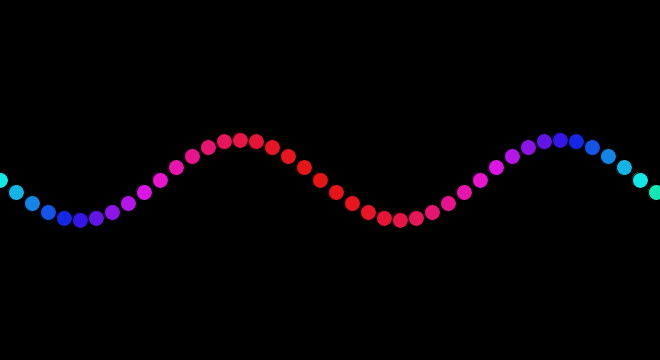
Frame 1 (no input)
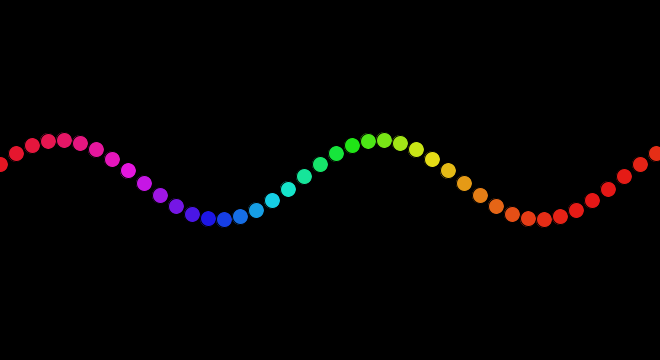
Frame 60 (the mouse pressed at the canvas centre just before this capture)
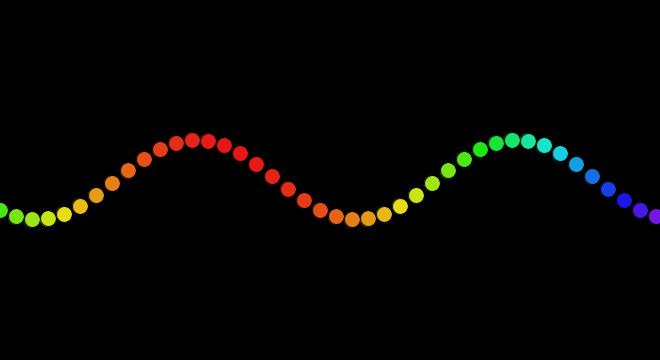
Frame 120 (the mouse held since frame 60 and released just before this capture)

The Processing sketch that drew these frames (run headless with seeded random() and noise(); from frame 60 on, the mouse is pressed at the canvas centre):

// Processing sketch: processing_151928
// ── processing_151928.pde

int num = 40, amplitude = 80; // num = number of balls, amplitude = height of the wave
float theta, sz; // theta = used in the map function to cycle through a virtual TWO_PI circle, sz = the size of the balls

void setup() {
  size(660, 360);
  colorMode(HSB, 255, 100, 100);
  sz = width/num; // setting the size so that all the balls fit next to each other
}

void draw() {
  background(0);
  for (int i=0; i< (num+2); i++) { //adding two balls so that they 'leave' the window on the left and the right
    float offSet = (TWO_PI/num*i)*2; // adding an offSet of the theta value of the map function to have the balls all start at a different position, try omitting 'offset' in the map() function to see the difference
    float x = width/num*i; //calculating the position of each ball
    float y = map(sin(theta+offSet), -1, 1, height/2-amplitude/2, height/2+amplitude/2); // mapping y to the sin value of (theta+offSet) to get the wave movement
        float f = map(sin(theta/2+offSet/4),-1,1,0,255); // mapping y to the sin value of (theta+offSet) to get the wave movement
    //fill(255/num*i, 90, 90); //calculating the current color value (you 'slice' the 255 in 'num' pieces and that add 'i' of this pieces together again
    fill(f, 90, 90);
    ellipse(x, y, sz, sz);
  } 
  theta += 0.06; // the speed of the ewave
}
